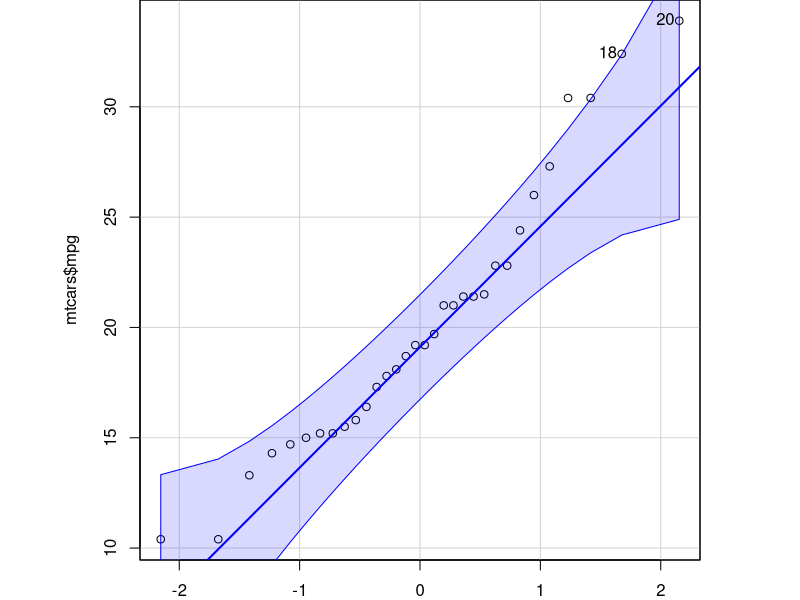
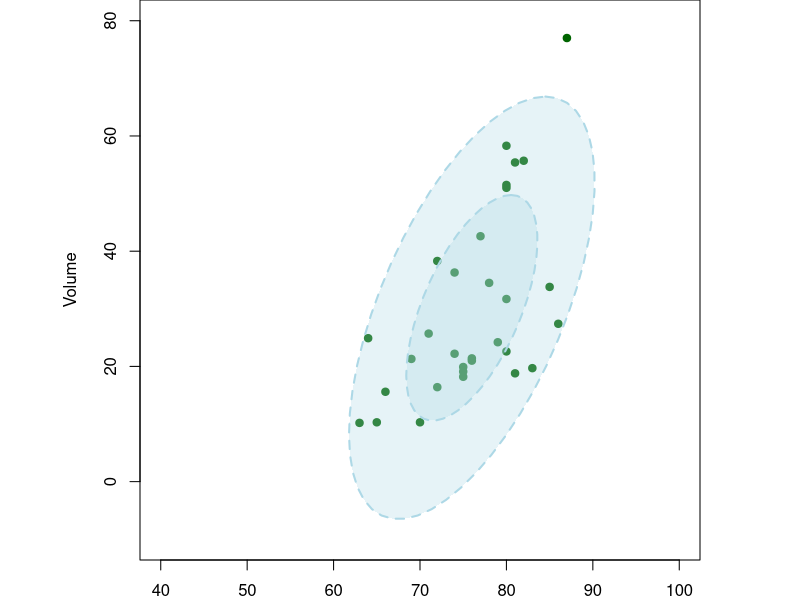
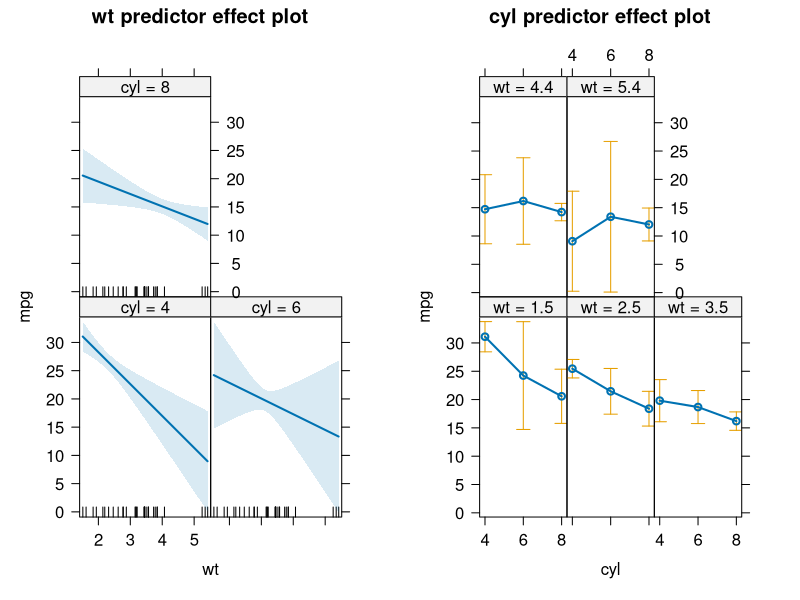
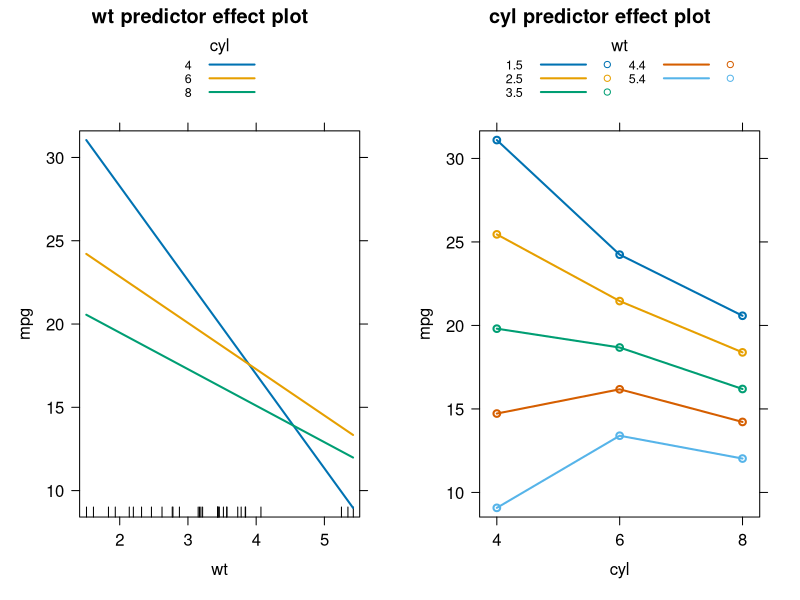

The R source for these figures, in order:
## ---- chunk 1
knitr::opts_chunk$set(error = TRUE,        # suppress errors
                      eval = TRUE,        # suppress code run
                      message = FALSE,     # suppress messages
                      warning = FALSE,     # suppress warnings
                      # results = 'hide',  # suppress code output
                      echo = TRUE,         # suppress code
                      # fig.show = 'hide', # suppress plots
                      cache = TRUE         # enable caching
                      )        
# library(ggfortify)
# autoplot(lm(cars$dist ~ cars$speed))

file <- list.files(pattern="*.qmd")
newfile <- gsub("\\.qmd", ".txt", file)
file.copy(from = file, to = newfile, overwrite = TRUE)

zip(zipfile = "package-r-data-science", 
    files = c("package-r-data-science.qmd", 
              "style.scss", "reborn_1.bib", 
              "run_quarto.R", "favicon.png",
              "package-r-data-science.Rproj", 
              "_extensions/")
    )
## ---- chunk 2
cat(search() , sep = "\n")
## ---- chunk 3
aggregate(weight ~ group,
          x = PlantGrowth,
          FUN = mean)
## ---- chunk 4
library(dplyr)

# from small to big theo Girth
trees[1:6, ] |> dplyr:::arrange(Girth)

# from big to small theo Girth
trees[1:6, ] |> dplyr:::arrange(dplyr:::desc(Girth))
## ---- chunk 5
library(dplyr)

mtcars |> dplyr:::group_by(cyl) |> 
  dplyr:::summarise(mean_wt = mean(wt),
                    sd_wt = sd(wt),
                    count = dplyr:::n()) |> as.data.frame()
## ---- chunk 6
par(pty = "s")
par(oma = c(0,0,0,0))
par(mar = c(2,4,0,2))

car:::qqPlot(mtcars$mpg)
## ---- chunk 7
par(pty = "s")
par(oma = c(0,0,0,0))
par(mar = c(2,4,0,2))

plot(Volume ~ Height,
       data =  trees,
       col = "darkgreen",
       pch = 19,
      xlim = c(40,100),
       ylim = c(-10,80))

car:::dataEllipse.formula(Volume ~ Height,
                  data =  trees,
                 col = "lightblue",
                 pch = NA,
                 center.pch = FALSE,
                 fill = TRUE,
                 levels = c(0.5, 0.9),
                 fill.alpha = 0.3,
                 lty = 2,
                 add = T)
## ---- chunk 8
library(effects)

mtcars$cyl <- factor(mtcars$cyl)

fit <- lm(mpg ~ wt * cyl,
          data = mtcars)

effects:::plot.efflist(effects:::predictorEffects(fit),
                       lines = list(multiline = FALSE))
## ---- chunk 9
effects:::plot.efflist(effects:::predictorEffects(fit),
                       lines = list(multiline = TRUE))
## ---- chunk 10
